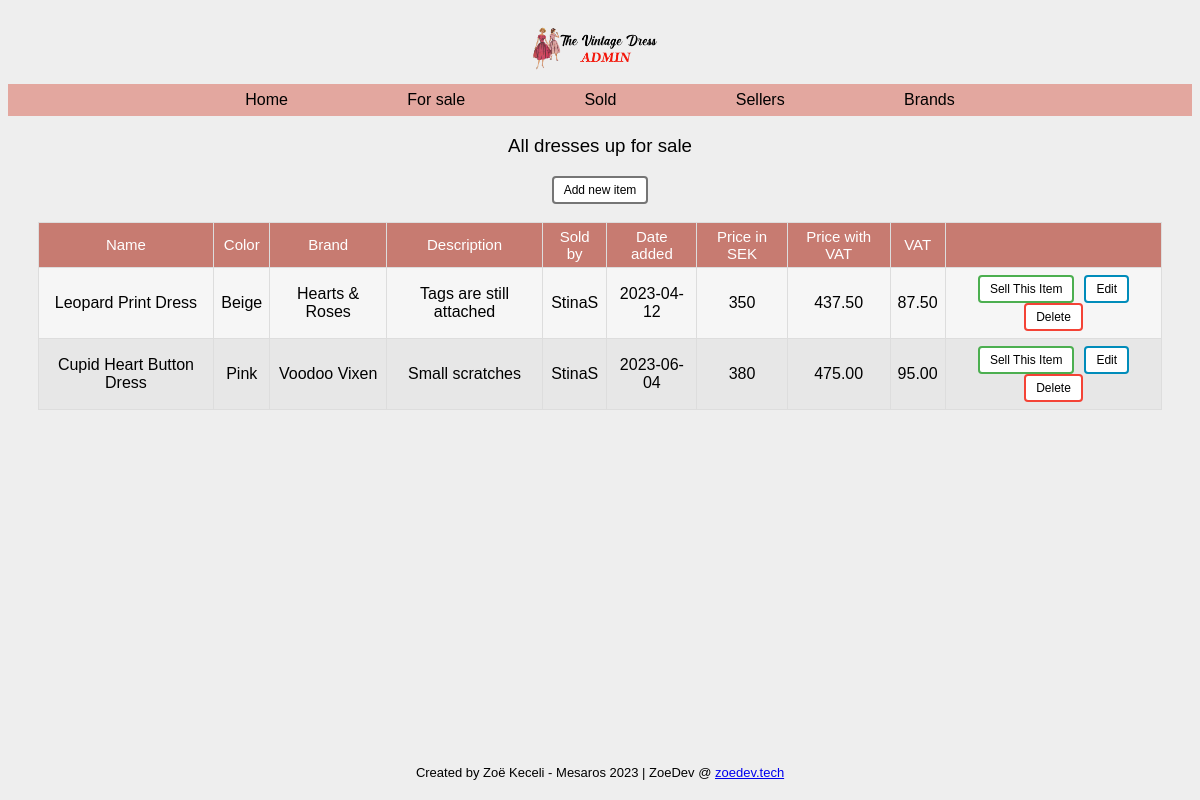
The app's page /items.php, older data.
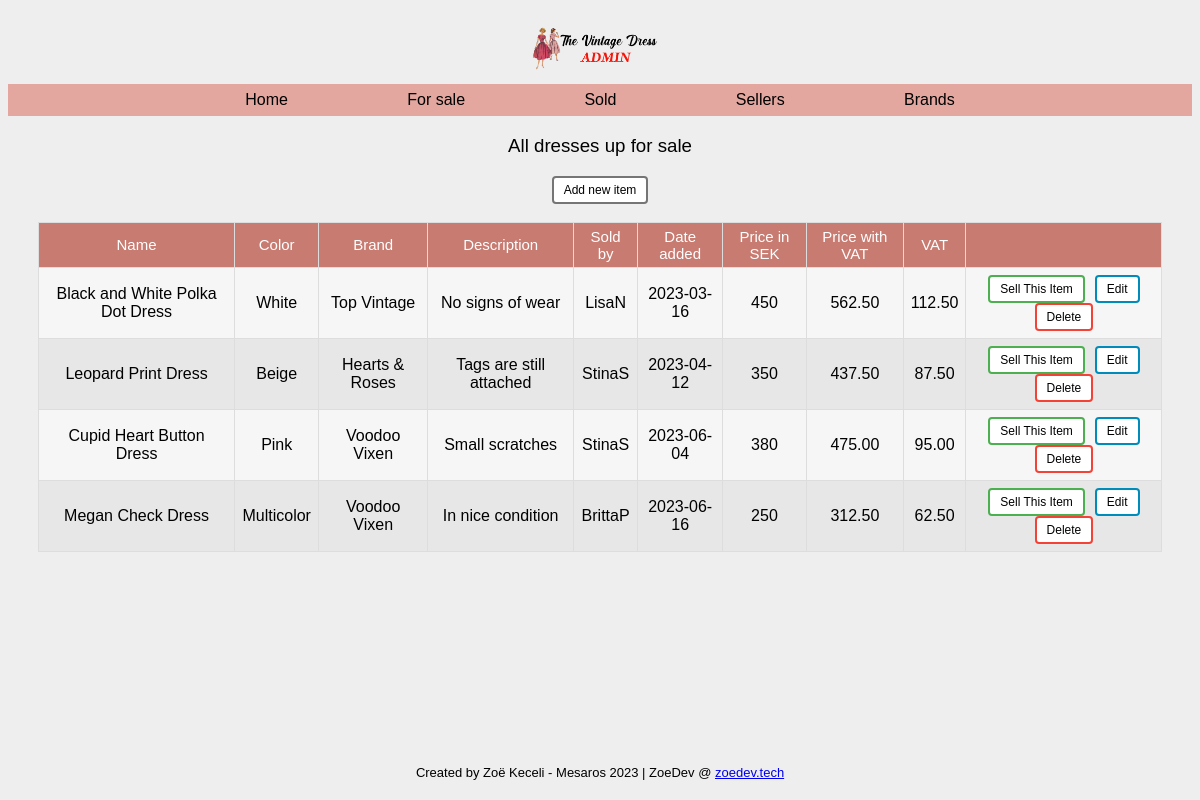
The same page, newer data.
### tables this page shows
CREATE TABLE `items` (
  `id` int(11) NOT NULL,
  `title` varchar(50) NOT NULL,
  `color` varchar(11) NOT NULL,
  `brandID` int(11) NOT NULL,
  `sellerID` int(11) NOT NULL,
  `item_desc` varchar(250) NOT NULL,
  `price` int(11) NOT NULL,
  `date_added` date DEFAULT NULL,
  `date_sold` date DEFAULT NULL
);

CREATE TABLE `brands` (
  `id` int(11) NOT NULL,
  `name` varchar(32) NOT NULL
);

CREATE TABLE `sellers` (
  `id` int(11) NOT NULL,
  `username` varchar(32) NOT NULL,
  `first_name` varchar(32) NOT NULL,
  `last_name` varchar(32) NOT NULL,
  `email` varchar(32) NOT NULL,
  `phone` varchar(15) NOT NULL
);

### items.php (called while the page is built)
<?php
require 'classes/view/item-view.php';
require 'classes/model/item-model.php';
$pdo = require 'partials/connect.php';
$itemModel = new ItemModel($pdo);
$itemView = new ItemView();
include 'partials/header.php';
include 'partials/nav.php';
$itemView->renderAllItemsWithSellersAndBrandsAsList($itemModel->getAllItemsWithSellersAndBrandsAndTax());
include 'partials/footer.php';

### classes/model/db.php (called while the page is built, shortened)
<?php
class DB
{
    public function __construct(PDO $pdo)
    {
        $this->pdo = $pdo;
    }
}

### classes/model/item-model.php (called while the page is built, shortened)
<?php
require_once 'db.php';
class ItemModel extends DB
{
    protected $table = "items";
    public function getAllItemsWithSellersAndBrandsAndTax()
    {
        $sql = "SELECT items.id, items.title, items.color, items.item_desc, items.date_added, items.price, sellers.username, brands.name, SUM(items.price *  1.25) AS TotalWithTax, SUM((items.price * 1.25) - (items.price)) AS TotTax from {$this->table} JOIN sellers ON sellers.id = items.sellerID JOIN brands ON brands.id = items.brandID WHERE date_sold IS NULL GROUP BY items.id ORDER BY date_added";
        $statement = $this->pdo->prepare($sql);
        $statement->execute();
        return $statement->fetchAll(PDO::FETCH_ASSOC);
    }
}

### classes/view/item-view.php (the view, shortened to what this page needs)
<?php
class ItemView
{
    public function renderAllItemsWithSellersAndBrandsAsList(array $items): void
    {
        echo "<h3 class='pageTitle'>All dresses up for sale</h3>";
        echo "<button class='addButton'><a href='item-new.php'>Add new item</a></button>";
        echo "<br><br>";
        echo "<table class='center'>";
        echo "<th>Name</th>";
        echo "<th>Color</th>";
        echo "<th>Brand</th>";
        echo "<th>Description</th>";
        echo "<th>Sold by</th>";
        echo "<th>Date added</th>";
        echo "<th>Price in SEK</th>";
        echo "<th>Price with VAT</th>";
        echo "<th>VAT</th>";
        echo "<th></th>";
        foreach ($items as $item) {
            echo "<tr>";
            echo "<td class='centerData'>{$item['title']}</td>";
            echo "<td>{$item['color']}</td>";
            echo "<td>{$item['name']}</td>";
            echo "<td>{$item['item_desc']}</td>";
            echo "<td>{$item['username']}</td>";
            echo "<td>{$item['date_added']}</td>";
            echo "<td>{$item['price']}</td>";
            echo "<td>{$item['TotalWithTax']}</td>";
            echo "<td>{$item['TotTax']}</td>";
            echo "<td class='centerData'><button class='btnGreen'><a href='item-sell.php?id={$item['id']}'>Sell This Item</a></button>";
            echo "<button class='btnEdit'><a href='item-edit.php?id={$item['id']}'>Edit</a></button>";
            echo "<button class='btnDel'><a href='item-delete.php?id={$item['id']}'>Delete</a></button></td>";
            echo "</tr>";
        }
        echo "</table>";
    }
}
?>

Row changes from the older to the newer data that the page shows:
now on this page (row edited): items: title "Black and White Polka Dot Dress", color "White", brandID.name "Top Vintage", item_desc "No signs of wear", sellerID.username "LisaN", date_added "2023-03-16", price "450", TotalWithTax "562.50", TotTax "112.50"
added items: title "Megan Check Dress", color "Multicolor", brandID.name "Voodoo Vixen", item_desc "In nice condition", sellerID.username "BrittaP", date_added "2023-06-16", price "250", TotalWithTax "312.50", TotTax "62.50"
